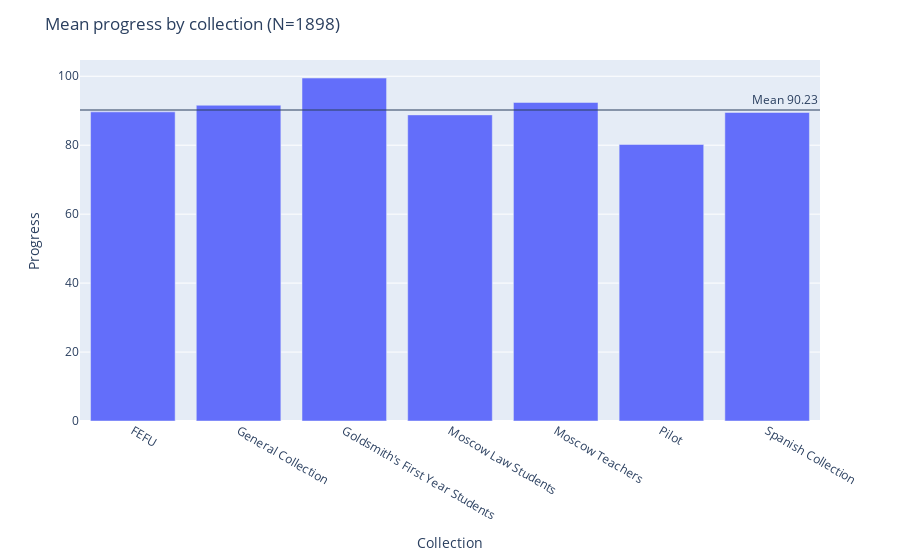

Write notebook code for a chart like this one.
### Code cell
new_df = large_df.groupby(["Collection"])["Progress"].mean().reset_index()

import plotly.express as px


# progress distribution
#cnt_srs = new_df['Progress'].value_counts()

fig =  px.bar(new_df, x="Collection", y="Progress")



fig.add_hline(y=new_df['Progress'].mean(), opacity=.5, annotation_text="Mean {}".format(new_df['Progress'].mean().round(2)))

fig.update_traces(showlegend=False)
fig.update_traces(marker_showscale=False)

fig.update_layout(title='Mean progress by collection (N={})'.format(len(large_df.id.unique())))

py.iplot(fig)

# rug plot goes here

### Figure 1 — Plotly figure (JSON) as saved in the notebook; plotly's stock layout.template omitted (floating-point values rounded to 4 significant figures)
{"data": [{"alignmentgroup": "True", "hovertemplate": "Collection=%{x}<br>Progress=%{y}<extra></extra>", "legendgroup": "", "marker": {"color": "#636efa", "pattern": {"shape": ""}, "showscale": false}, "name": "", "offsetgroup": "", "orientation": "v", "showlegend": false, "textposition": "auto", "type": "bar", "x": ["FEFU", "General Collection", "Goldsmith's First Year Students", "Moscow Law Students", "Moscow Teachers", "Pilot", "Spanish Collection"], "xaxis": "x", "y": [89.67, 91.59, 99.48, 88.79, 92.4, 80.21, 89.5], "yaxis": "y"}], "layout": {"annotations": [{"showarrow": false, "text": "Mean 90.23", "x": 1, "xanchor": "right", "xref": "x domain", "y": 90.23, "yanchor": "bottom", "yref": "y"}], "barmode": "relative", "legend": {"tracegroupgap": 0}, "margin": {"t": 60}, "shapes": [{"opacity": 0.5, "type": "line", "x0": 0, "x1": 1, "xref": "x domain", "y0": 90.23, "y1": 90.23, "yref": "y"}], "title": {"text": "Mean progress by collection (N=1898)"}, "xaxis": {"anchor": "y", "domain": [0, 1], "title": {"text": "Collection"}}, "yaxis": {"anchor": "x", "domain": [0, 1], "title": {"text": "Progress"}}}}
